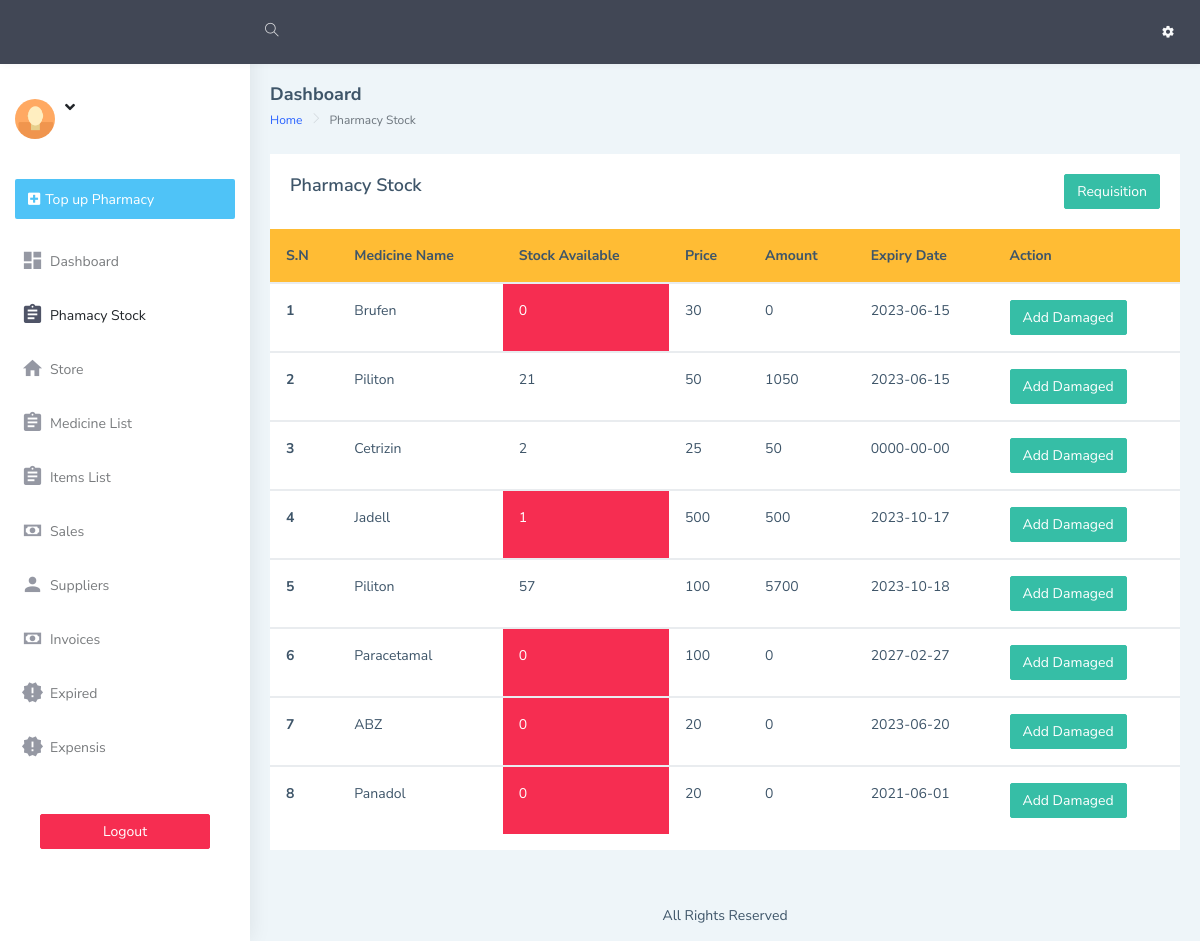
The page /dashboard/pharmacy_stock.php on the database its author committed.
### tables this page shows
CREATE TABLE `pharmacy_stock` (
  `id` int(10) NOT NULL,
  `medicine_name` varchar(255) NOT NULL,
  `pharmacy_Qty` varchar(255) NOT NULL DEFAULT '0',
  `expiry_date` date NOT NULL DEFAULT current_timestamp(),
  `amount` varchar(255) NOT NULL,
  `stock_out` varchar(255) NOT NULL,
  `price` varchar(255) NOT NULL DEFAULT '0',
  `capacity` varchar(255) NOT NULL,
  `type` varchar(255) NOT NULL,
  `sale_date` varchar(200) NOT NULL,
  `dosage_sold` varchar(255) NOT NULL,
  `dosage` varchar(255) NOT NULL,
  `price_dosage` varchar(255) NOT NULL DEFAULT '0',
  `app` varchar(255) NOT NULL,
  `half_dosage_price` int(11) NOT NULL
);

### dashboard/pharmacy_stock.php (the view, shortened to what this page needs)
<!DOCTYPE html>
<html dir="ltr" lang="en">
<?php
require "includes/head.php";
?>
<body>
    <div id="main-wrapper" data-layout="vertical" data-navbarbg="skin5" data-sidebartype="full"
        data-sidebar-position="absolute" data-header-position="absolute" data-boxed-layout="full">
        <?php require "includes/header.php"?>
       <?php require "includes/aside.php";?>
        <div class="page-wrapper">
            <div class="page-breadcrumb">
                <div class="row align-items-center">
                    <div class="col-5">
                        <h4 class="page-title">Dashboard</h4>
                        <div class="d-flex align-items-center">
                            <nav aria-label="breadcrumb">
                                <ol class="breadcrumb">
                                    <li class="breadcrumb-item"><a href="index.php">Home</a></li>
                                    <li class="breadcrumb-item active" aria-current="page">Pharmacy Stock</li>
                                </ol>
                            </nav>
                        </div>
                    </div>
                </div>
            </div>
            <div class="container-fluid">
                <div class="row">
                    <div class="col-12">
                        <div class="card">
                            <div class="card-body">
                                <div class="d-md-flex align-items-center">
                                    <div>
                                        <h4 class="card-title">Pharmacy Stock </h4>
                                    </div>
                                    <div class="ml-auto">
                                       <a href="manage_pharmacy.php" class="btn btn-success"> Requisition </a>
                                    </div>
                                </div>
                            </div>
                            <div class="table-responsive">
                                <table class="table v-middle">
                                    <thead>
                                        <tr class="bg-warning">
                                            <th class="border-top-0">S.N</th>
                                            <th class="border-top-0">Medicine Name</th>
                                            <th class="border-top-0">Stock Available</th>
                                            <th class="border-top-0">Price</th>
                                            <th class="border-top-0">Amount</th>
                                            <th class="border-top-0">Expiry Date</th>
                                            <th class="border-top-0 col-span-2">Action</th>
                                        </tr>
                                    </thead>
                                    <?php
                                                        require "includes/conn.php";
																			if(isset($_GET['page']))
																				{
																					$page = $_GET['page'];
																				}
																				else
																				{
																					$page = 1;
																				}
																				$num_per_page = 10;
																				$start_from = ($page-1)*10;
                                                        $sql ="SELECT * FROM pharmacy_stock limit $start_from,$num_per_page";
                                                        $res = mysqli_query($conn,$sql);
                                                        if ($res == TRUE) {
                                                            $count = mysqli_num_rows($res);
                                                            $sn=1;
                                                            if($count > 0){
                                                                while ($rows=mysqli_fetch_assoc($res)) {
                                                                    $id=$rows['id'];
                                                                    $medicine_name=$rows['medicine_name'];
                                                                    $pharmacy_Qty=$rows['pharmacy_Qty'];
                                                                    $price=$rows['price'];
                                                                    $expiry_date=$rows['expiry_date'];
                                                                    $price_dosage=$rows['price_dosage'];
                                                                    $dosage_sold=$rows['dosage_sold'];
                                                               ?>
                                    <tbody id="output">
                                        <tr>
                                            <th scope="row"><?php echo $sn++; ?></th>
                                            <td><?php echo $medicine_name; ?></td>
                                            <?php
                                            if ( $dosage_sold =="Yes") {
                                            if ($pharmacy_Qty < 2) {
                                                ?>
                                                <td class='text-white text-bold bg-danger'><?php echo $pharmacy_Qty ?></td>
                                              <?php
                                            }else {
                                                ?>
                                                <td class=' text-bold '><?php echo $pharmacy_Qty ?></td>
                                              <?php
                                            }
                                           }else {
                                               if ($pharmacy_Qty < 2) {
                                                ?>
                                                <td class='text-white text-bold bg-danger'><?php echo $pharmacy_Qty  ?></td>
                                              <?php
                                               }else {
                                                ?>
                                                <td class=' text-bold '><?php echo $pharmacy_Qty  ?></td>
                                              <?php
                                               }
                                           }
                                            ?>
                                            <?php
                                           if ($dosage_sold == "Yes") {
                                          ?>
                                                    <td class=' text-bold '><?php echo $price_dosage?> </td>
                                          <?php
                                           }else {
                                            ?>
                                               <td><?php echo $price; ?></td>
                                            <?php
                                           }
                                            ?>
                                            <?php
                                           if ($dosage_sold == "Yes") {
                                          ?>
                                                    <td class=' text-bold '><?php echo $price_dosage * $pharmacy_Qty ?> </td>
                                          <?php
                                           }else {
                                            ?>
                                             <td><?php echo $price * $pharmacy_Qty; ?></td>
                                            <?php
                                           }
                                            ?>
                                            <td><?php echo $expiry_date; ?></td>
                                            <td>
                                            <a  href="update_pharmacy.php?id=<?php echo "$id"?>" class="btn btn-success" type="button">Add Damaged</a>
                                             </td>
                                        </tr>
                                    </tbody>
                                    <?php
										}
									}
								}
							?>
                                </table>
                            </div>
                        </div>
                    </div>
                </div>
            </div>
            <footer class="footer text-center">
                All Rights Reserved
            </footer>
        </div>
    </div>
</body>
</html>

### rows shown on the page
pharmacy_stock: medicine_name "Brufen", pharmacy_Qty "0", price "30", $price*$pharmacy_Qty "0", expiry_date "2023-06-15"
pharmacy_stock: medicine_name "Piliton", pharmacy_Qty "21", price "50", $price * $pharmacy_Qty "1050", expiry_date "2023-06-15"
pharmacy_stock: medicine_name "Cetrizin", pharmacy_Qty "2", price "25", $price * $pharmacy_Qty "50", expiry_date "0000-00-00"
pharmacy_stock: medicine_name "Jadell", pharmacy_Qty "1", price "500", $price*$pharmacy_Qty "500", expiry_date "2023-10-17"
pharmacy_stock: medicine_name "Piliton", pharmacy_Qty "57", price_dosage "100", $price_dosage * $pharmacy_Qty "5700", expiry_date "2023-10-18"
pharmacy_stock: medicine_name "Paracetamal", pharmacy_Qty "0", price "100", $price*$pharmacy_Qty "0", expiry_date "2027-02-27"
pharmacy_stock: medicine_name "ABZ", pharmacy_Qty "0", price "20", $price*$pharmacy_Qty "0", expiry_date "2023-06-20"
pharmacy_stock: medicine_name "Panadol", pharmacy_Qty "0", price "20", $price*$pharmacy_Qty "0", expiry_date "2021-06-01"
